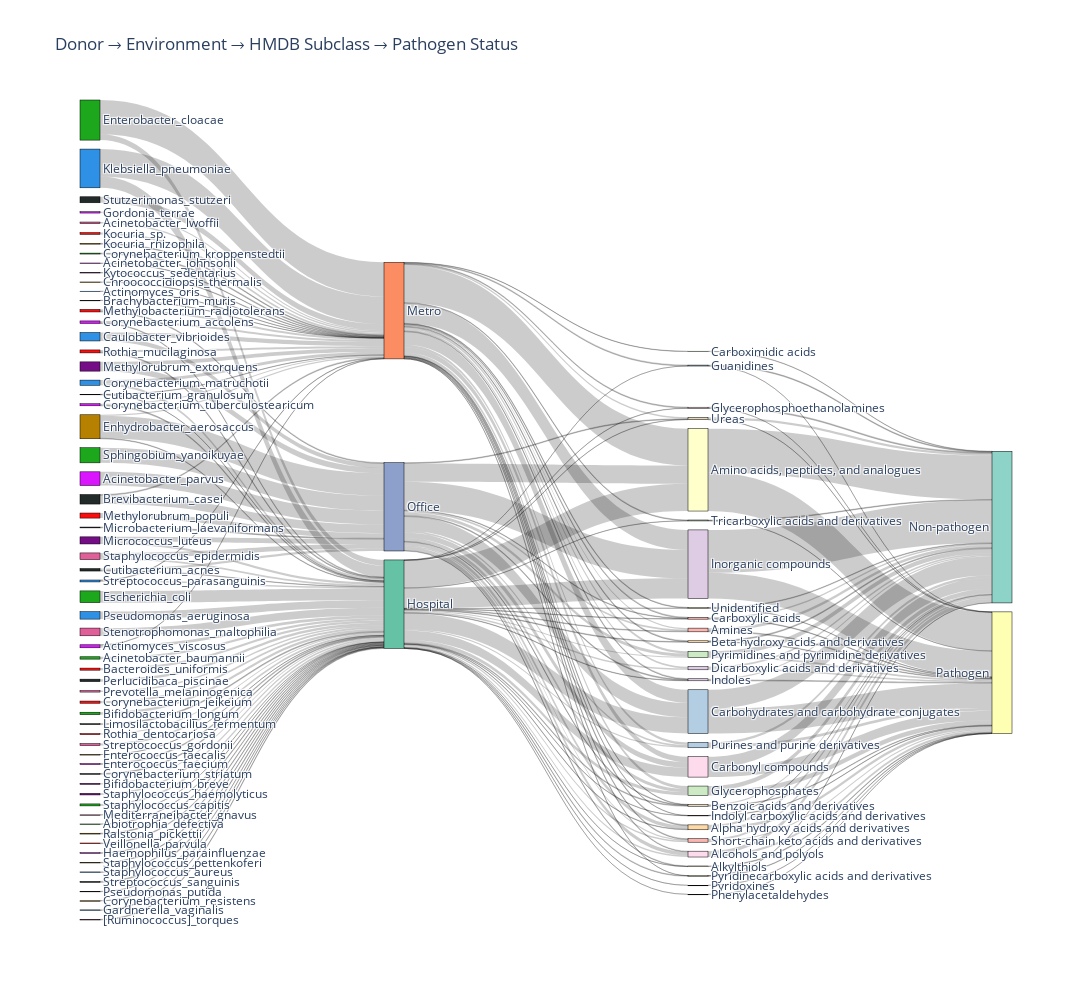

The code cell stored with this chart in its notebook:
### Code cell
# -------------------------------------------
# Sankey Flow: Donor ➝ Environment ➝ Compound ➝ Pathogen Status
# -------------------------------------------

# Load metabolite mapping and HMDB subclass annotations
modeling_dir = '/mnt/Local_Disk_1/2_Hospital_Microbiome/Data/Modeling/'
df_met_names = pd.read_csv(os.path.join(modeling_dir, 'bigg_models_metabolites.txt'), sep="\t")
df_hmdb = pd.read_csv(os.path.join(modeling_dir, 'HMDB_subclass.tsv'), sep="\t")

# Create dictionaries
compound_name_map = dict(zip(df_met_names['universal_bigg_id'], df_met_names['name']))
hmdb_class_map = dict(zip(df_hmdb['Compound'], df_hmdb['HMDB_Subclass']))
pathogen_status_map = df_taxa['Present'].map({"Yes": "Pathogen", "No": "Non-pathogen"}).to_dict()

# Process compound flow data
flow_records = []
for fname in os.listdir(smetana_dir):
    if not fname.endswith(".tsv"):
        continue
    env = fname.split("_")[1]
    df = pd.read_csv(os.path.join(smetana_dir, fname), sep="\t")
    for _, row in df.iterrows():
        donor = row["donor"]
        receiver = row["receiver"]
        compound_id = pd.Series([row["compound"]]).str.replace(r'^M_(.*)_e$', r'\1', regex=True).iloc[0]
        compound_name = compound_name_map.get(compound_id, compound_id)
        subclass = hmdb_class_map.get(compound_name, compound_name)
        status = pathogen_status_map.get(receiver, "Unknown")
        if status != "Unknown":
            flow_records.append((donor, env, subclass, status))

# Convert to DataFrame
df_flow = pd.DataFrame(flow_records, columns=["Donor", "Environment", "HMDB_Subclass", "Pathogen_Status"])

# Aggregate flows for each link layer
# Aggregate flow counts for each transition
df_de = df_flow.groupby(["Donor", "Environment"]).size().reset_index(name="count")
df_ec = df_flow.groupby(["Environment", "HMDB_Subclass"]).size().reset_index(name="count")
df_cp = df_flow.groupby(["HMDB_Subclass", "Pathogen_Status"]).size().reset_index(name="count")

# Unique node list and indexing
nodes = pd.unique(df_flow[["Donor", "Environment", "HMDB_Subclass", "Pathogen_Status"]].values.ravel()).tolist()
node_index = {name: i for i, name in enumerate(nodes)}

# Build links
def make_links(df, source_col, target_col):
    return [
        dict(source=node_index[row[source_col]],
             target=node_index[row[target_col]],
             value=row["count"])
        for _, row in df.iterrows()
    ]

links = (
    make_links(df_de, "Donor", "Environment") +
    make_links(df_ec, "Environment", "HMDB_Subclass") +
    make_links(df_cp, "HMDB_Subclass", "Pathogen_Status")
)

# Extract source/target/value for Plotly
sources = [link["source"] for link in links]
targets = [link["target"] for link in links]
values = [link["value"] for link in links]

# -------------------------------
# Plot Sankey Diagram
# -------------------------------

# Assign groups for nodes by their category
node_groups = {}
for name in nodes:
    if name in df_flow["Donor"].values:
        node_groups[name] = "Donor"
    elif name in df_flow["Environment"].values:
        node_groups[name] = "Environment"
    elif name in df_flow["HMDB_Subclass"].values:
        node_groups[name] = "HMDB_Subclass"
    elif name in df_flow["Pathogen_Status"].values:
        node_groups[name] = "Pathogen_Status"
    else:
        node_groups[name] = "Unknown"

# Define custom color palette for each group
group_colors = {
    "Donor": pc.qualitative.Dark24[0:8],
    "Environment": pc.qualitative.Set2[0:8],
    "HMDB_Subclass": pc.qualitative.Pastel1[0:8],
    "Pathogen_Status": pc.qualitative.Set3[0:8]
}

# Assign a color to each node based on its group
node_colors = []
color_indices = {"Donor": 0, "Environment": 0, "HMDB_Subclass": 0, "Pathogen_Status": 0}

for name in nodes:
    group = node_groups[name]
    if group in group_colors:
        color_list = group_colors[group]
        color = color_list[color_indices[group] % len(color_list)]
        color_indices[group] += 1
    else:
        color = "grey"
    node_colors.append(color)

# Plot Sankey diagram with node color mapping
fig = go.Figure(data=[go.Sankey(
    node=dict(
        pad=15,
        thickness=20,
        line=dict(color="black", width=0.5),
        label=nodes,
        color=node_colors
    ),
    link=dict(
        source=sources,
        target=targets,
        value=values
    )
)])

fig.update_layout(
    title_text="Donor → Environment → HMDB Subclass → Pathogen Status",
    font_size=12,
    width=1200,
    height=1000
)

fig.show()

# Save the figure
output_path = "/mnt/Local_Disk_1/2_Hospital_Microbiome/Data/Figures/Supplementary_Figure_5.svg"
fig.write_image(output_path)

### Figure 1 — Plotly figure (JSON) as saved in the notebook; plotly's stock layout.template omitted (floating-point values rounded to 4 significant figures; data arrays with more than 128 entries replaced by an {"elided": "..."} marker saying what was removed)
{"data": [{"link": {"source": {"elided": "196 int values"}, "target": {"elided": "196 int values"}, "value": {"elided": "196 int values"}}, "node": {"color": ["#2E91E5", "rgb(102,194,165)", "rgb(251,180,174)", "rgb(141,211,199)", "rgb(179,205,227)", "rgb(204,235,197)", "rgb(222,203,228)", "#E15F99", "rgb(254,217,166)", "rgb(255,255,204)", "rgb(229,216,189)", "#1CA71C", "rgb(253,218,236)", "rgb(255,255,179)", "#FB0D0D", "rgb(251,180,174)", "rgb(179,205,227)", "rgb(204,235,197)", "rgb(222,203,228)", "rgb(254,217,166)", "rgb(255,255,204)", "#DA16FF", "#222A2A", "#B68100", "#750D86", "rgb(229,216,189)", "#2E91E5", "rgb(253,218,236)", "rgb(251,180,174)", "rgb(179,205,227)", "rgb(204,235,197)", "#E15F99", "#1CA71C", "rgb(222,203,228)", "rgb(254,217,166)", "#FB0D0D", "rgb(255,255,204)", "#DA16FF", "rgb(229,216,189)", "#222A2A", "#B68100", "rgb(253,218,236)", "#750D86", "#2E91E5", "rgb(251,180,174)", "#E15F99", "#1CA71C", "#FB0D0D", "#DA16FF", "#222A2A", "#B68100", "#750D86", "#2E91E5", "#E15F99", "#1CA71C", "#FB0D0D", "#DA16FF", "#222A2A", "#B68100", "#750D86", "#2E91E5", "#E15F99", "#1CA71C", "#FB0D0D", "#DA16FF", "rgb(179,205,227)", "#222A2A", "#B68100", "#750D86", "#2E91E5", "#E15F99", "#1CA71C", "rgb(252,141,98)", "#FB0D0D", "#DA16FF", "#222A2A", "#B68100", "#750D86", "#2E91E5", "#E15F99", "#1CA71C", "#FB0D0D", "#DA16FF", "rgb(204,235,197)", "#222A2A", "#B68100", "#750D86", "#2E91E5", "#E15F99", "rgb(141,160,203)", "#1CA71C", "#FB0D0D", "#DA16FF", "#222A2A"], "label": ["Pseudomonas_aeruginosa", "Hospital", "Amines", "Non-pathogen", "Carbohydrates and carbohydrate conjugates", "Glycerophosphates", "Inorganic compounds", "Stenotrophomonas_maltophilia", "Alpha hydroxy acids and derivatives", "Amino acids, peptides, and analogues", "Ureas", "Acinetobacter_baumannii", "Carbonyl compounds", "Pathogen", "Bacteroides_uniformis", "Short-chain keto acids and derivatives", "Purines and purine derivatives", "Pyrimidines and pyrimidine derivatives", "Dicarboxylic acids and derivatives", "Pyridoxines", "Unidentified", "Corynebacterium_tuberculostearicum", "Limosilactobacillus_fermentum", "Enterococcus_faecalis", "Cutibacterium_granulosum", "Benzoic acids and derivatives", "Klebsiella_pneumoniae", "Glycerophosphoethanolamines", "Indolyl carboxylic acids and derivatives", "Guanidines", "Tricarboxylic acids and derivatives", "Prevotella_melaninogenica", "Escherichia_coli", "Indoles", "Beta hydroxy acids and derivatives", "Rothia_dentocariosa", "Pyridinecarboxylic acids and derivatives", "Enterococcus_faecium", "Alkylthiols", "Perlucidibaca_piscinae", "Enhydrobacter_aerosaccus", "Alcohols and polyols", "Micrococcus_luteus", "Corynebacterium_matruchotii", "Carboxylic acids", "Mediterraneibacter_gnavus", "Abiotrophia_defectiva", "Corynebacterium_jeikeium", "Actinomyces_viscosus", "Corynebacterium_striatum", "Ralstonia_pickettii", "Bifidobacterium_breve", "Streptococcus_parasanguinis", "Streptococcus_gordonii", "Bifidobacterium_longum", "Veillonella_parvula", "Haemophilus_parainfluenzae", "Cutibacterium_acnes", "Staphylococcus_pettenkoferi", "Staphylococcus_haemolyticus", "Staphylococcus_aureus", "Staphylococcus_epidermidis", "Staphylococcus_capitis", "Rothia_mucilaginosa", "Corynebacterium_accolens", "Phenylacetaldehydes", "Streptococcus_sanguinis", "Corynebacterium_resistens", "Pseudomonas_putida", "Gardnerella_vaginalis", "[Ruminococcus]_torques", "Enterobacter_cloacae", "Metro", "Methylobacterium_radiotolerans", "Gordonia_terrae", "Stutzerimonas_stutzeri", "Kocuria_rhizophila", "Methylorubrum_extorquens", "Caulobacter_vibrioides", "Acinetobacter_lwoffii", "Corynebacterium_kroppenstedtii", "Kocuria_sp.", "Acinetobacter_johnsonii", "Carboximidic acids", "Brevibacterium_casei", "Chroococcidiopsis_thermalis", "Kytococcus_sedentarius", "Actinomyces_oris", "Brachybacterium_muris", "Office", "Sphingobium_yanoikuyae", "Methylorubrum_populi", "Acinetobacter_parvus", "Microbacterium_laevaniformans"], "line": {"color": "black", "width": 0.5}, "pad": 15, "thickness": 20}, "type": "sankey"}], "layout": {"font": {"size": 12}, "height": 1000, "title": {"text": "Donor → Environment → HMDB Subclass → Pathogen Status"}, "width": 1200}}
